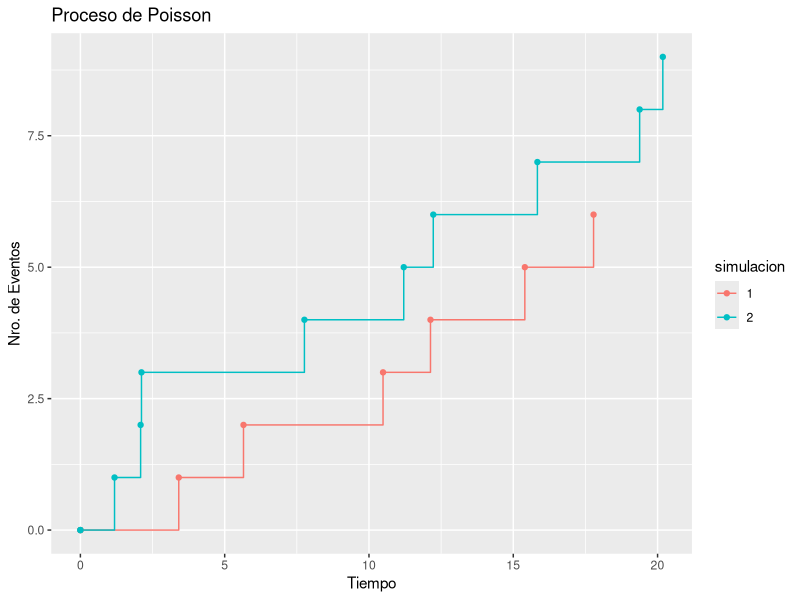
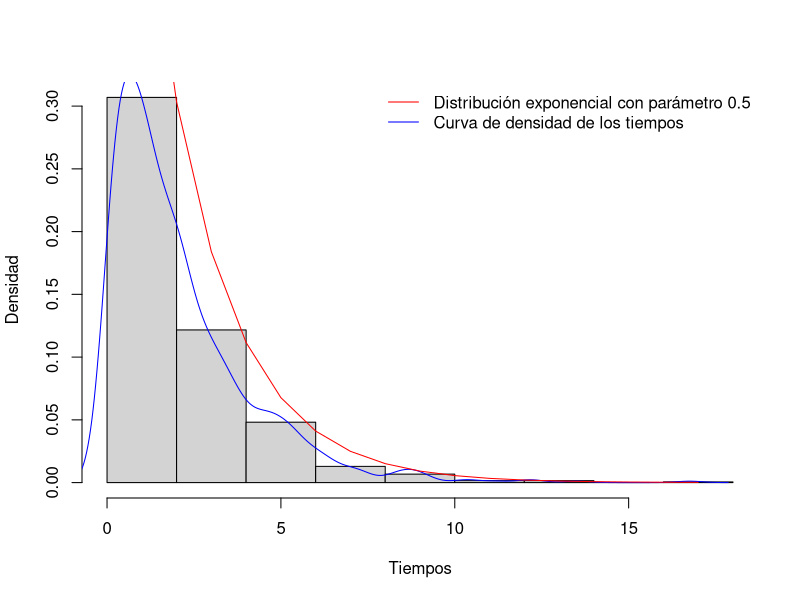
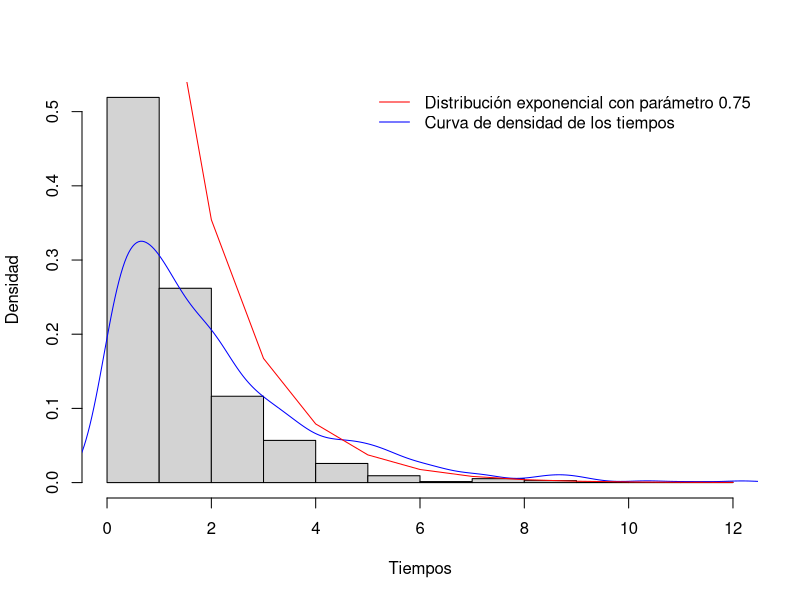

Write the R code that produced these figures, in order.
library(ggplot2)
library(plyr)


ProcesoPois<- function(t,lambda){
  #Obtenemos un valor aleatorio mediante distribución de Poisson
  #Este valor determina la cantidad de eventos que ocurren hasta t
  N<- rpois(1,t*lambda) 
  #Generamos N valores de forma aleatoria con distribución uniforme
  #Cada valor generado representa en que tiempo sucedió un evento
  C<- sort(runif(N,0,t)) 
  data.frame(tiempo=c(0,0,C),nroEvento=c(0,0:N)) 
}

NPois<-function(t,means){
  n <- length(means)
  #Crear dataframes de las simulaciones
  C <- lapply(1:n, function(n) data.frame(ProcesoPois(t,means[n]),simulacion=n)) #Genera N dataframes con los procesos
  #Unir en una sola dataframe
  C <- ldply(C, data.frame) 
  return(C)
}

PlotPois<- function(C){
  C$simulacion<-factor(C$simulacion) #Convierte en factores
  qplot(tiempo,nroEvento,data=C,geom=c("step", "point"),color=simulacion,xlab="Tiempo",ylab="Nro. de Eventos",main="Proceso de Poisson")
}

#a
#Tomamos un vector de lambdas
v <- c(1/2,3/4)
#Simulamos las trayectorias en un intervalo de tiempo [0,570]
sim <- NPois(21,v)
#Representamos graficamente su comportamiento
jpeg("ej7_a.jpeg")
PlotPois(sim)
dev.off()


#b
DensidadT <- function(t,n){
  lambda <- as.character(v[n])
  legenda <- c(paste("Distribución exponencial con parámetro",lambda,sep = " "),"Curva de densidad de los tiempos")
  x<-0:max(t)
  hist(t,freq = FALSE,xlab = "Tiempos",ylab = "Densidad",main="Densidad de los tiempos para lambda = "%+%lambda)
  lines(density(t1),col = "blue")
  lines(v[n]*exp(-v[n]*x), col = "red")
  legend("topright",col=c("red","blue"),legend =legenda,lwd=1, bty = "n")
}


#Para cada lambda simulamos una trayectoria con un tiempo mayor
sim <- NPois(2000,v)
#Calculamos los tiempos
tiempos <- ProcesoPois(7,1/2)

t1 <- diff(sim[sim$simulacion == 1,]$tiempo)
t2 <- diff(sim[sim$simulacion == 2,]$tiempo)
#Representamos la densidad de los tiempos entre llegadas a travez de histogramas
#Comparamos con la función de densidad teorica
#que sigue una distribución exponencial con mismo lambda
jpeg("ej7_b1.jpeg")
DensidadT(t1,1)
dev.off()
jpeg("ej7_b2.jpeg")
DensidadT(t2,2)
dev.off()


1-exp(-1/2*2)
length(t1[t1 <=2]) / length(t1)
